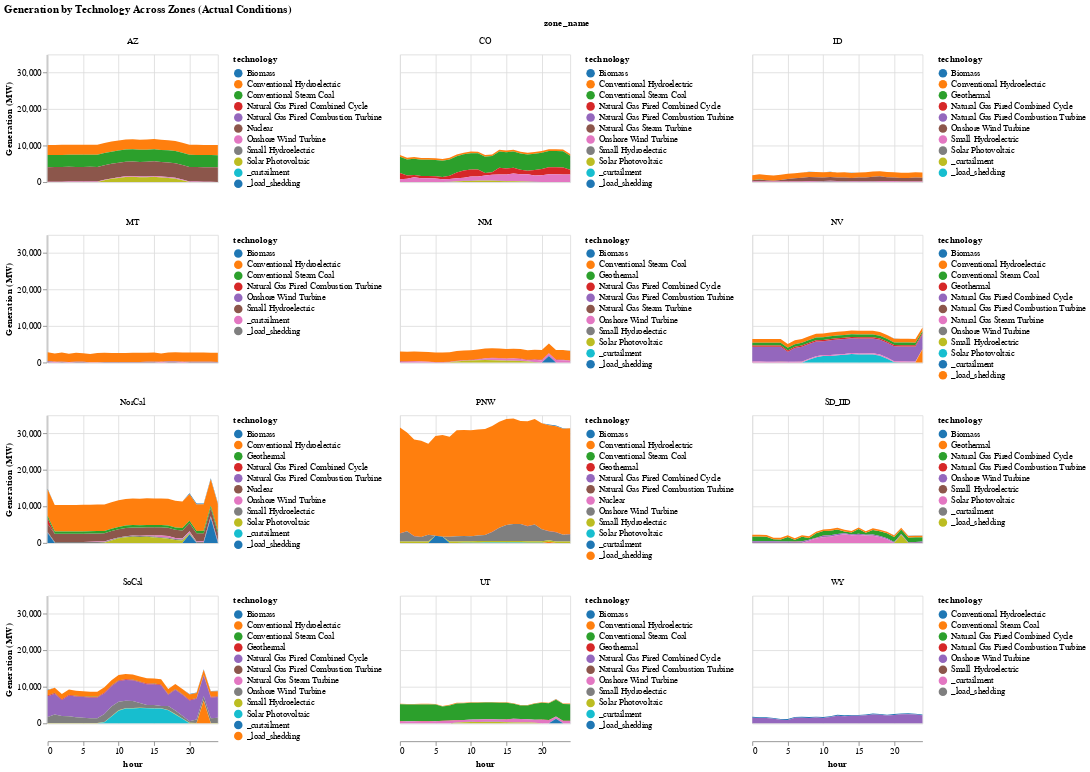

Write notebook code for a chart like this one.
### Code cell
sol_gen_actual_by_zone = plot_actual_generation_by_zone(
    actual_solution, T_period,
    gen_df, zone_dict,
    "Generation by Technology Across Zones (Actual Conditions)"
);

### Figure 1 — Vega specification as saved in the notebook (floating-point values rounded to 4 significant figures; data arrays with more than 128 entries replaced by an {"elided": "..."} marker saying what was removed)
{"$schema": "https://vega.github.io/schema/vega/v5.json", "background": "white", "data": [{"name": "source_0", "values": {"elided": "3150 records"}}, {"name": "data_0", "source": "source_0", "transform": [{"as": "hour", "expr": "toNumber(datum[\"hour\"])", "type": "formula"}, {"field": "gen_sum", "groupby": ["technology", "zone_name"], "key": "hour", "method": "value", "type": "impute", "value": 0}, {"as": ["gen_sum_start", "gen_sum_end"], "field": "gen_sum", "groupby": ["hour", "zone_name"], "offset": "zero", "sort": {"field": ["technology"], "order": ["descending"]}, "type": "stack"}]}, {"name": "facet_domain", "source": "data_0", "transform": [{"groupby": ["zone_name"], "type": "aggregate"}]}, {"name": "facet_domain_row", "transform": [{"start": 0, "stop": {"signal": "ceil(length(data(\"facet_domain\")) / 3)"}, "type": "sequence"}]}, {"name": "facet_domain_column", "transform": [{"start": 0, "stop": {"signal": "min(length(data(\"facet_domain\")), 3)"}, "type": "sequence"}]}], "layout": {"align": "all", "bounds": "full", "columns": 3, "padding": 20}, "marks": [{"name": "facet-title", "role": "column-title", "title": {"offset": 10, "style": "guide-title", "text": "zone_name"}, "type": "group"}, {"axes": [{"grid": false, "labelOverlap": true, "orient": "left", "scale": "y", "tickCount": {"signal": "ceil(child_height/40)"}, "title": "Generation (MW)", "zindex": 0}], "encode": {"update": {"height": {"signal": "child_height"}}}, "from": {"data": "facet_domain_row"}, "name": "row_header", "role": "row-header", "type": "group"}, {"axes": [{"grid": false, "labelFlush": true, "labelOverlap": true, "orient": "bottom", "scale": "x", "tickCount": {"signal": "ceil(child_width/40)"}, "title": "hour", "zindex": 0}], "encode": {"update": {"width": {"signal": "child_width"}}}, "from": {"data": "facet_domain_column"}, "name": "column_footer", "role": "column-footer", "type": "group"}, {"axes": [{"aria": false, "domain": false, "grid": true, "gridScale": "y", "labels": false, "maxExtent": 0, "minExtent": 0, "orient": "bottom", "scale": "x", "tickCount": {"signal": "ceil(child_width/40)"}, "ticks": false, "zindex": 0}, {"aria": false, "domain": false, "grid": true, "gridScale": "x", "labels": false, "maxExtent": 0, "minExtent": 0, "orient": "left", "scale": "y", "tickCount": {"signal": "ceil(child_height/40)"}, "ticks": false, "zindex": 0}], "encode": {"update": {"height": {"signal": "child_height"}, "width": {"signal": "child_width"}}}, "from": {"facet": {"data": "data_0", "groupby": ["zone_name"], "name": "facet"}}, "legends": [{"fill": "child_color", "symbolType": "circle", "title": "technology"}], "marks": [{"encode": {"update": {"height": {"field": {"group": "height"}}, "width": {"field": {"group": "width"}}}}, "from": {"facet": {"data": "facet", "groupby": ["technology"], "name": "faceted_path_child_main"}}, "marks": [{"encode": {"update": {"defined": {"signal": "isValid(datum[\"hour\"]) && isFinite(+datum[\"hour\"]) && isValid(datum[\"gen_sum\"]) && isFinite(+datum[\"gen_sum\"])"}, "description": {"signal": "\"hour: \" + (format(datum[\"hour\"], \"\")) + \"; Generation (MW): \" + (format(datum[\"gen_sum\"], \"\")) + \"; technology: \" + (isValid(datum[\"technology\"]) ? datum[\"technology\"] : \"\"+datum[\"technology\"])"}, "fill": {"field": "technology", "scale": "child_color"}, "orient": {"value": "vertical"}, "x": {"field": "hour", "scale": "x"}, "y": {"field": "gen_sum_end", "scale": "y"}, "y2": {"field": "gen_sum_start", "scale": "y"}}}, "from": {"data": "faceted_path_child_main"}, "name": "child_marks", "sort": {"field": "datum[\"hour\"]"}, "style": ["area"], "type": "area"}], "name": "child_pathgroup", "type": "group"}], "name": "cell", "scales": [{"domain": {"data": "facet", "field": "technology", "sort": true}, "name": "child_color", "range": {"scheme": "category10"}, "type": "ordinal"}], "sort": {"field": ["datum[\"zone_name\"]"], "order": ["ascending"]}, "style": "cell", "title": {"frame": "group", "offset": 10, "style": "guide-label", "text": {"signal": "isValid(parent[\"zone_name\"]) ? parent[\"zone_name\"] : \"\"+parent[\"zone_name\"]"}}, "type": "group"}], "padding": 5, "scales": [{"domain": {"data": "data_0", "field": "hour"}, "name": "x", "nice": true, "range": [0, {"signal": "child_width"}], "type": "linear", "zero": false}, {"domain": {"data": "data_0", "fields": ["gen_sum_start", "gen_sum_end"]}, "name": "y", "nice": true, "range": [{"signal": "child_height"}, 0], "type": "linear", "zero": true}], "signals": [{"name": "child_width", "value": 200}, {"name": "child_height", "value": 150}], "title": {"anchor": "start", "text": "Generation by Technology Across Zones (Actual Conditions)"}}
